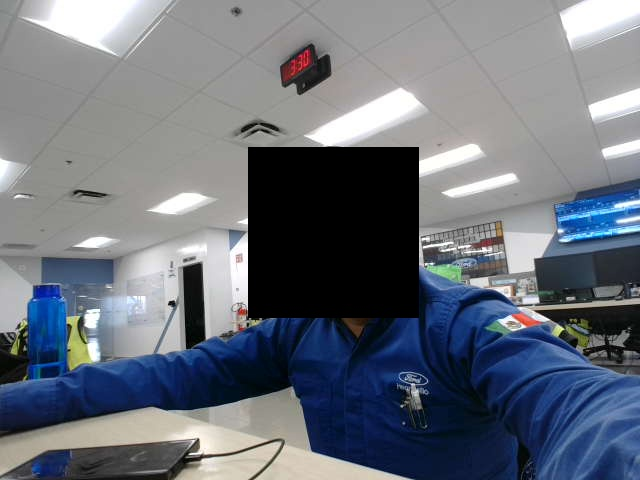
#> input picture DataCapture/raw/captura_20261003_153021_540685.jpg, 640 x 480 px; its folder holds only this picture in this run
$ jupyter execute --allow-errors 02_FE_mar.ipynb   (older library calls are emulated)
#> lines starting #> are read from the running program, lines starting #| are printed output that depends on the picture; after the words box and inside, x2 and y2 are one past the last pixel; in counts of white or black regions, pixels touching at a corner belong together
# Ingeniería de características
### Objetivo y alcance
La ingeniería de caracteristicas es una etapa crucial en el preprocesado.  Es util para limpiar y obtener caracterísitcas de entrada útiles en los modelos a desarrollar.

## Construcción
### Preparación del conjunto

Parte de la ingeniería de características conlleva a aprovechar el conocimiento que se tiene sobr ela aplicación y es que los objetos a detectar son proporcionales o asociados a una persona.
Una primer aproximación lleva a generar datos de las cabezas para calcular dimensiones relativas de los objetos:

[cell 1]
from pathlib import Path

import cv2
import pandas as pd
import numpy as np
import matplotlib.pyplot as plt


IMAGE_DIR = Path("../DataCapture/raw")
EXTENSIONS = {".jpg", ".jpeg", ".png", ".bmp", ".tif", ".tiff"}

# Ajustables: un píxel se considera "negro" si sus canales B, G y R
# están dentro de este rango.
BLACK_MAX = 40

# Filtros iniciales para descartar ruido y regiones improbables.
MIN_WIDTH_PX = 20
MIN_HEIGHT_PX = 20
MIN_AREA_REL = 0.001
MAX_AREA_REL = 0.20
MIN_RECTANGULARITY = 0.60
MIN_ASPECT_RATIO = 0.35
MAX_ASPECT_RATIO = 2.00

rows = []

for image_path in sorted(IMAGE_DIR.iterdir()):
    if image_path.suffix.lower() not in EXTENSIONS:
        continue

    image = cv2.imread(str(image_path))
#> image is the input picture: shape (480, 640, 3); mean B, G, R 122.1, 112, 105.9
    if image is None:
        print(f"No se pudo leer: {image_path.name}")
        continue

    image_height, image_width = image.shape[:2]
#> image_height = 480; image_width = 640
    image_area = image_width * image_height
#> image_area = 307200

    # Máscara blanca para píxeles cercanos al negro.
    black_mask = cv2.inRange(
        image,
        (0, 0, 0),
        (BLACK_MAX, BLACK_MAX, BLACK_MAX)
    )
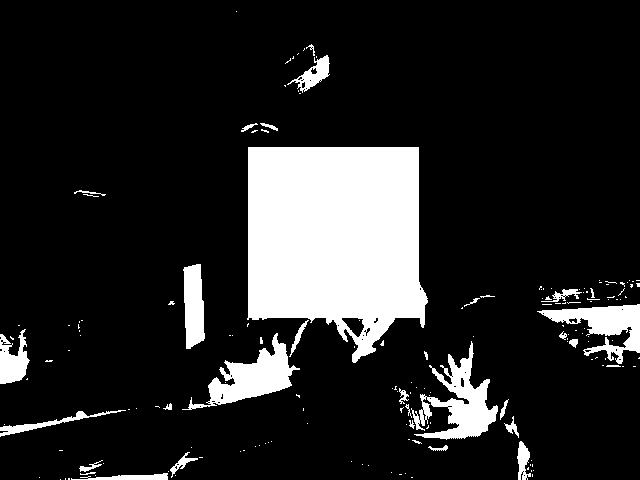
#> black_mask: shape (480, 640); 14.9% white; 171 white regions (138 under 20 px), largest, box (x1, y1, x2, y2) and area: (247, 147, 428, 363) 30673, (411, 341, 498, 440) 3315, (182, 333, 300, 410) 3071

    # Cada región negra conectada devuelve x, y, ancho, alto y área.
    num_labels, labels, stats, centroids = cv2.connectedComponentsWithStats(
        black_mask,
        connectivity=8
    )
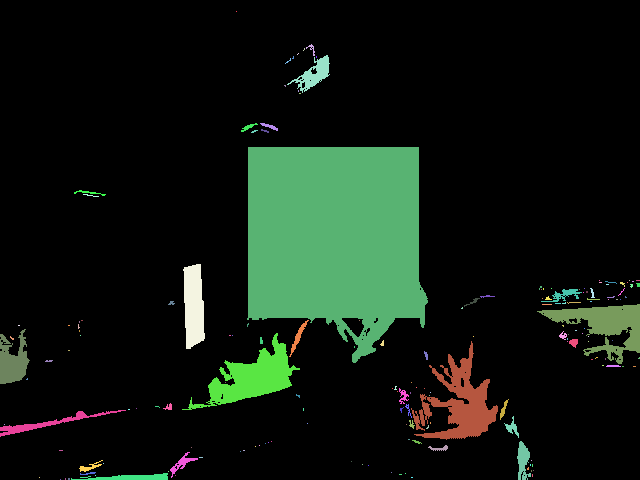
#> labels: shape (480, 640) int32; 172 distinct labels, from 0 to 171; one colour per label, 0 black
#> num_labels = 172; stats = 172 rows, first 6: [0, 0, 640, 480, 261302], [236, 11, 1, 1, 1], [306, 44, 9, 12, 32], [303, 48, 2, 3, 3], [297, 53, 2, 2, 2], [287, 55, 43, 38, 586]; centroids = 172 pairs, first value 4 to 638.7, second value 11 to 479

    # La etiqueta 0 es el fondo de la máscara; se omite.
    for label in range(1, num_labels):
        x, y, w, h, pixel_area = stats[label]

        area_rel = pixel_area / image_area
        aspect_ratio = w / h if h else 0
        rectangularity = pixel_area / (w * h) if w * h else 0

        if w < MIN_WIDTH_PX or h < MIN_HEIGHT_PX:
            continue
        if not MIN_AREA_REL <= area_rel <= MAX_AREA_REL:
            continue
        if not MIN_ASPECT_RATIO <= aspect_ratio <= MAX_ASPECT_RATIO:
            continue
        if rectangularity < MIN_RECTANGULARITY:
            continue

        rows.append({
            "imagen": image_path.name,
            "head_id": sum(r["imagen"] == image_path.name for r in rows) + 1,
            "x": int(x),
            "y": int(y),
            "w": int(w),
            "h": int(h),
            "image_width": int(image_width),
            "image_height": int(image_height),
            "centro_x": float(centroids[label][0]),
            "centro_y": float(centroids[label][1]),
            "area_relativa": area_rel,
            "aspect_ratio": aspect_ratio,
            "rectangularidad": rectangularity,
        })
#> this loop made 171 passes
#> (x, y, w, h, pixel_area, area_rel, aspect_ratio, rectangularity) on passes 38, 42: (590, 288, 5, 10, 23, 7.49e-05, 0.5, 0.46), (480, 295, 15, 3, 21, 6.84e-05, 5, 0.467)
#> after the loop, rows = 2 items

head_df = pd.DataFrame(rows)
#> head_df = table of 2 rows and 13 columns

head_df.head()
head_df.to_csv("../DataCapture/mediciones_mascara_rostro.csv", index=False)

$ run again, on DataCapture/raw/captura_20261003_153838_135146.jpg
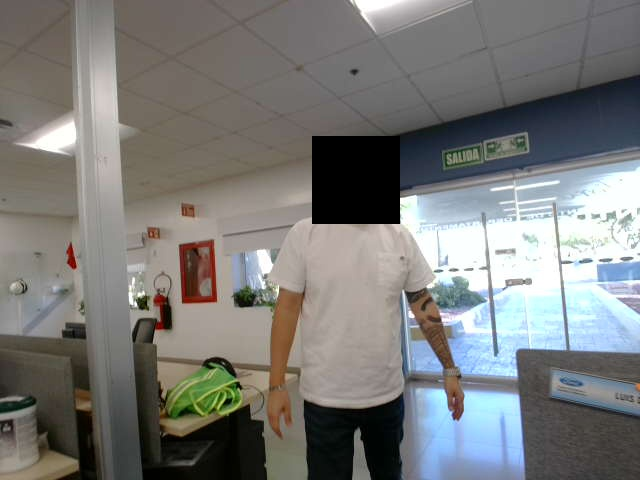
#> input picture DataCapture/raw/captura_20261003_153838_135146.jpg, 640 x 480 px
#> image is the input picture: shape (480, 640, 3); mean B, G, R 120.1, 121.9, 121.6
#> `black_mask = cv2.inRange( image, (0, 0, 0), (BLACK_MAX, BLACK_MAX, BLA..`:
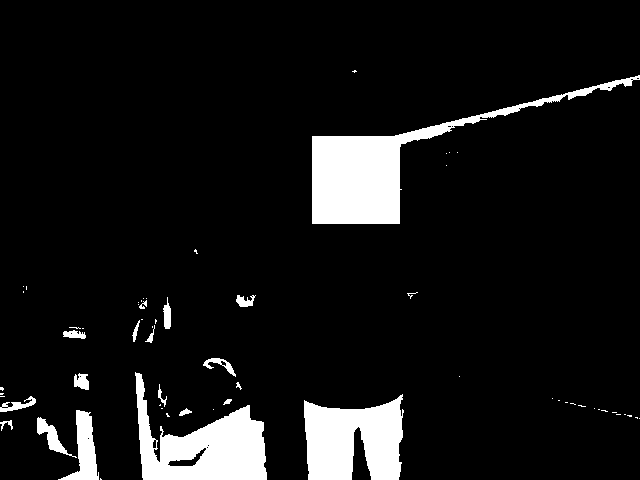
#> black_mask: shape (480, 640); 8.5% white; 62 white regions (42 under 20 px), largest, box (x1, y1, x2, y2) and area: (312, 75, 640, 224) 9383, (135, 372, 267, 480) 6980, (304, 394, 404, 480) 6416
#> `num_labels, labels, stats, centroids = cv2.connectedComponentsWithStat..`:
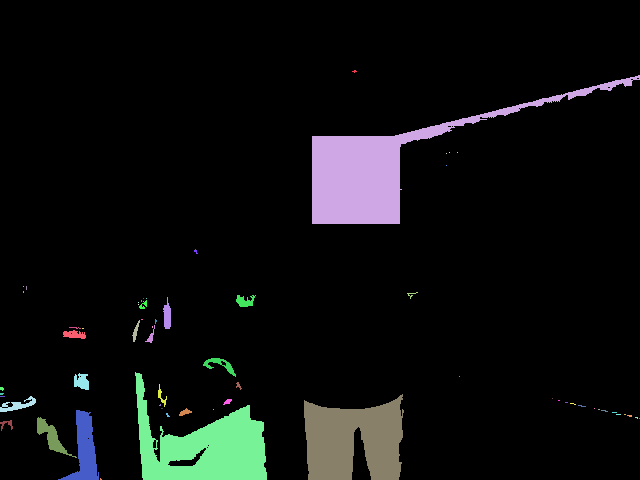
#> labels: shape (480, 640) int32; 63 distinct labels, from 0 to 62; one colour per label, 0 black
#> num_labels = 63; stats = 63 rows, first 6: [0, 0, 640, 480, 281071], [352, 70, 5, 3, 8], [312, 75, 328, 149, 9383], [446, 153, 1, 1, 1], [449, 152, 1, 1, 1], [457, 152, 1, 1, 1]; centroids = 63 pairs, first value 1.29 to 639, second value 70.88 to 478.7
#> the loop `for label in range(1, num_labels):` made 62 passes
#> (x, y, w, h, pixel_area, area_rel, aspect_ratio, rectangularity) on passes 11, 32: (407, 292, 11, 7, 20, 6.51e-05, 1.57, 0.26), (236, 382, 6, 8, 22, 7.16e-05, 0.75, 0.458)
#> after the loop `for label in range(1, num_labels):`: rows = 1 item
#> head_df = table of 1 rows and 13 columns

$ run again, on DataCapture/raw/captura_20261003_153944_399966.jpg
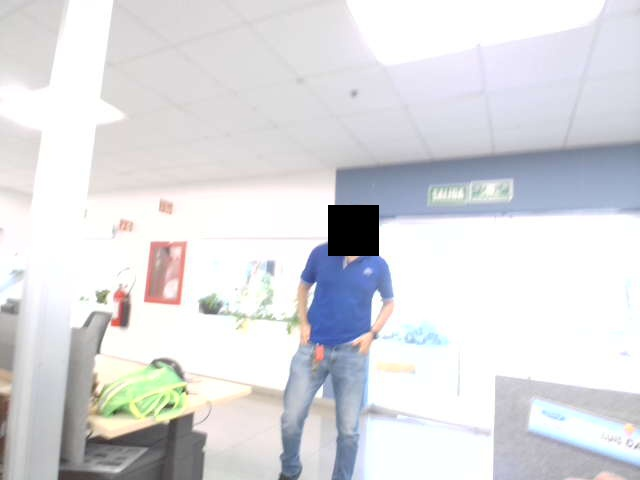
#> input picture DataCapture/raw/captura_20261003_153944_399966.jpg, 640 x 480 px
#> image is the input picture: shape (480, 640, 3); mean B, G, R 223, 219.6, 219
#> `black_mask = cv2.inRange( image, (0, 0, 0), (BLACK_MAX, BLACK_MAX, BLA..`:
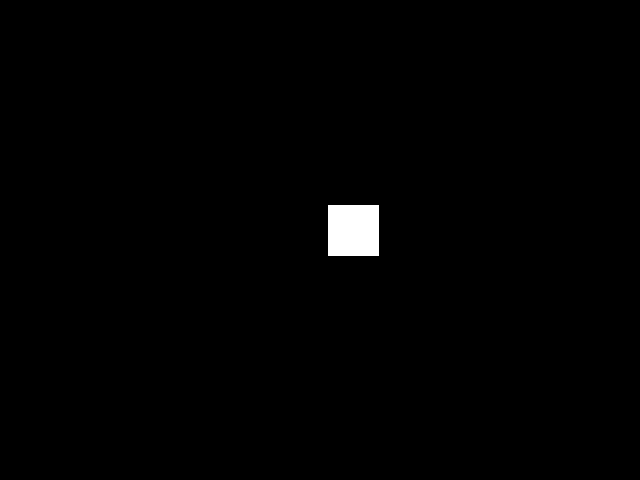
#> black_mask: shape (480, 640); 0.85% white; 1 white region, box (x1, y1, x2, y2) and area: (328, 205, 379, 256) 2601
#> num_labels = 2; stats = [[0, 0, 640, 480, 304599], [328, 205, 51, 51, 2601]]; centroids = [[319.2, 239.6], [353, 230]]
#> the loop `for label in range(1, num_labels):` made 1 pass
#> (x, y, w, h, pixel_area, area_rel, aspect_ratio, rectangularity) on pass 1: (328, 205, 51, 51, 2601, 0.00847, 1, 1)
#> after the loop `for label in range(1, num_labels):`: rows = 1 item
#> head_df = table of 1 rows and 13 columns

$ run again, on DataCapture/raw/captura_20261003_153949_427154.jpg
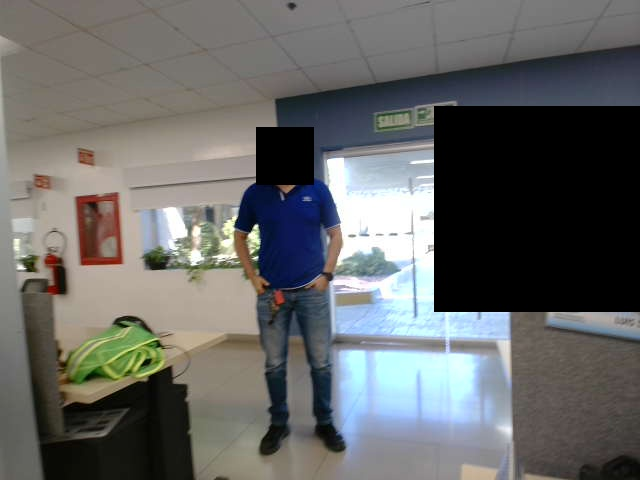
#> input picture DataCapture/raw/captura_20261003_153949_427154.jpg, 640 x 480 px
#> image is the input picture: shape (480, 640, 3); mean B, G, R 101.4, 102.7, 101.9
#> `black_mask = cv2.inRange( image, (0, 0, 0), (BLACK_MAX, BLACK_MAX, BLA..`:
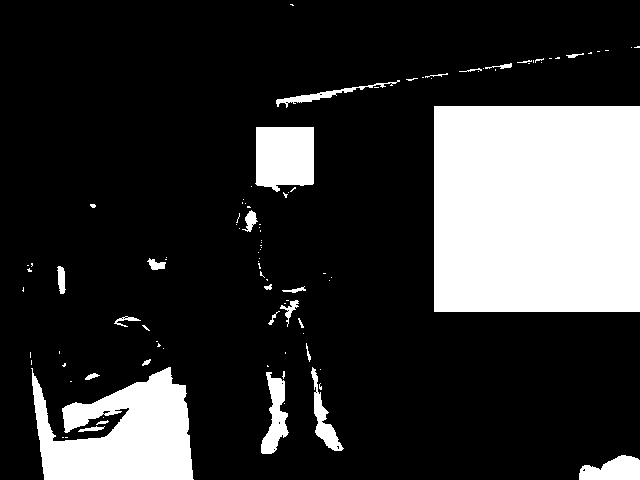
#> black_mask: shape (480, 640); 20.6% white; 101 white regions (75 under 20 px), largest, box (x1, y1, x2, y2) and area: (434, 106, 640, 312) 42436, (31, 367, 194, 480) 12080, (255, 127, 314, 192) 3429
#> `num_labels, labels, stats, centroids = cv2.connectedComponentsWithStat..`:
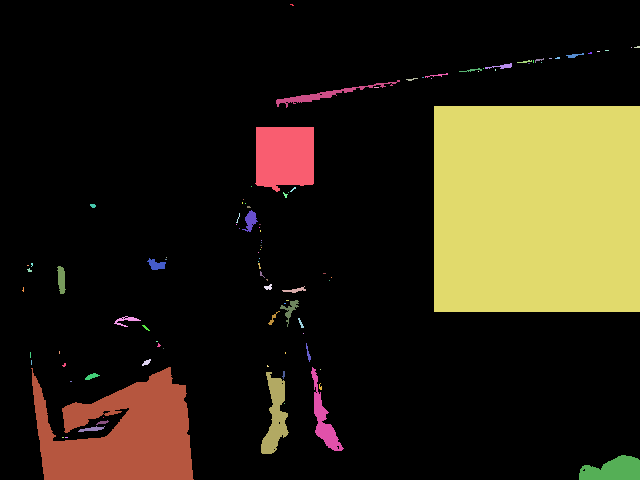
#> labels: shape (480, 640) int32; 102 distinct labels, from 0 to 101; one colour per label, 0 black
#> num_labels = 102; stats = 102 rows, first 6: [0, 0, 640, 480, 243954], [290, 4, 4, 2, 5], [631, 47, 1, 1, 1], [634, 46, 6, 2, 9], [597, 51, 3, 1, 3], [605, 50, 4, 1, 4]; centroids = 102 pairs, first value 22.83 to 637, second value 4.4 to 469.7
#> the loop `for label in range(1, num_labels):` made 101 passes
#> (x, y, w, h, pixel_area, area_rel, aspect_ratio, rectangularity) on pass 11: (517, 60, 15, 3, 22, 7.16e-05, 5, 0.489)
#> after the loop `for label in range(1, num_labels):`: rows = 3 items
#> head_df = table of 3 rows and 13 columns
